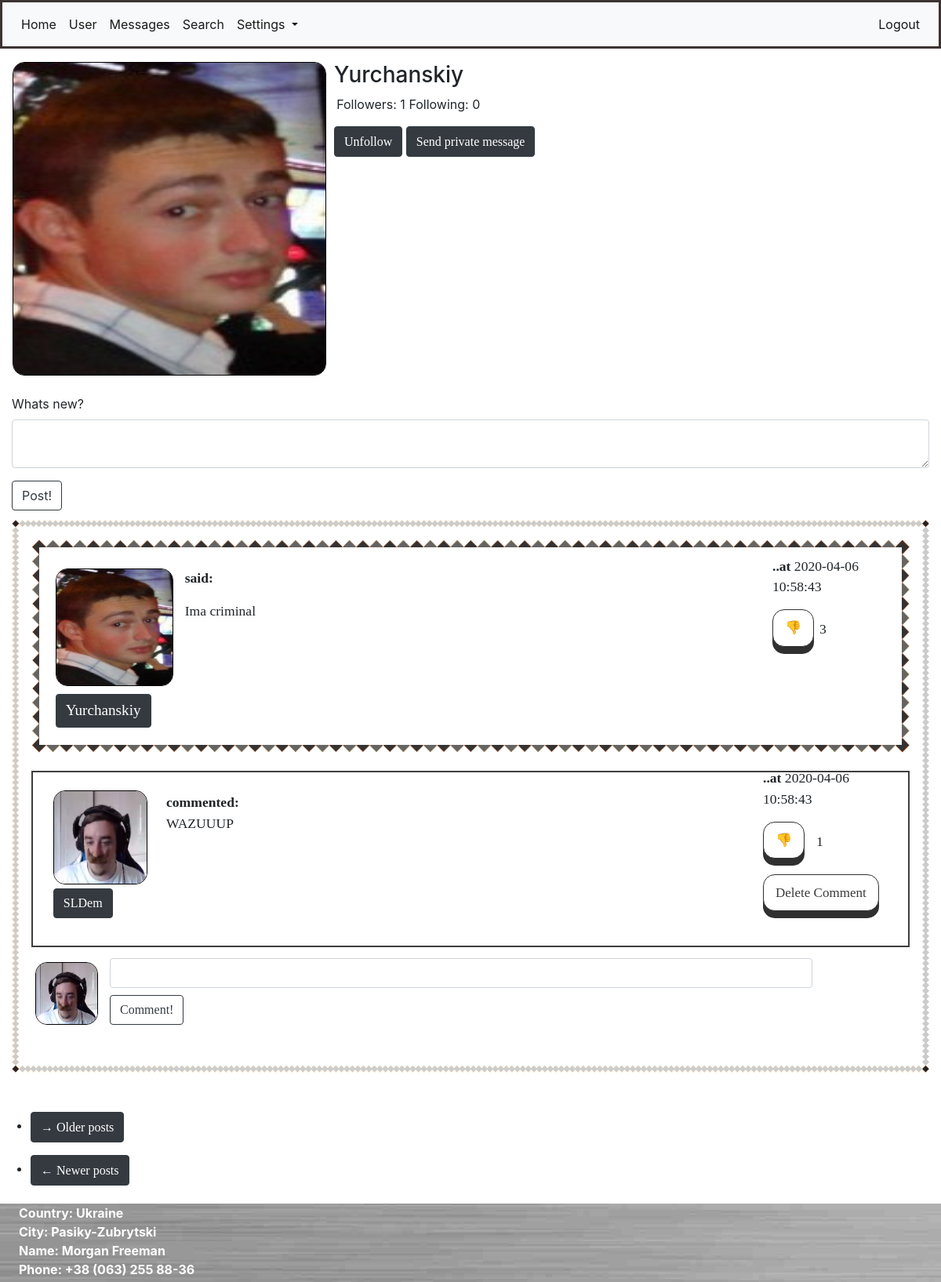
/user/Yurchanskiy (signed in), run on the app's committed database.
### app/models.py (models this page shows, shortened)
class User(UserMixin, db.Model):
    id = db.Column(db.Integer, primary_key=True)
    username = db.Column(db.String(64), index=True, unique=True)
    email = db.Column(db.String(124), index=True, unique=True)
    password_hash = db.Column(db.String(128))
    about_me = db.Column(db.String(1024))
    last_seen = db.Column(db.DateTime, default=datetime.utcnow())
    avatar_set = db.Column(db.Boolean, default=False)
    posts = db.relationship("Post", backref='author', lazy='dynamic')
    comments = db.relationship("Comment", backref='commenter', lazy='dynamic')
    followed = db.relationship(
        'User', secondary=followers,
        primaryjoin=(followers.c.follower_id == id),
        secondaryjoin=(followers.c.followed_id == id),
        backref=db.backref('followers', lazy='dynamic'), lazy='dynamic')
    liked = db.relationship(
        'PostLike',
        foreign_keys='PostLike.user_id',
        backref='user', lazy='dynamic')
    comment_liked = db.relationship(
        'CommentLike',
        foreign_keys='CommentLike.user_id',
        backref='user', lazy='dynamic')
    messages_sent = db.relationship(
        'Message',
        foreign_keys='Message.sender_id',
        backref='author', lazy='dynamic')
    messages_received = db.relationship(
        'Message',
        foreign_keys='Message.recipient_id',
        backref='recipient', lazy='dynamic')
    def is_following(self, user):
        return self.followed.filter(
            followers.c.followed_id == user.id).count() > 0
    def liked_post(self, post):
        return PostLike.query.filter(PostLike.user_id == self.id,
                                     PostLike.post_id == post.id).count() > 0
    def liked_comment(self, comment):
        return CommentLike.query.filter(CommentLike.user_id == self.id,
                                        CommentLike.comment_id == comment.id).count() > 0

class Post(db.Model):
    id = db.Column(db.Integer, primary_key=True)
    body = db.Column(db.String(140))
    timestamp = db.Column(db.DateTime, index=True, default=datetime.utcnow())
    user_id = db.Column(db.Integer, db.ForeignKey('user.id'))
    likes = db.relationship('PostLike', backref='post', lazy='dynamic')
    comments = db.relationship('Comment', backref='comment', lazy='dynamic')

class Comment(db.Model):
    id = db.Column(db.Integer, primary_key=True)
    body = db.Column(db.String(1028))
    timestamp = db.Column(db.DateTime(), default=datetime.utcnow(), index=True)
    post_id = db.Column(db.Integer, db.ForeignKey('post.id'))
    user_id = db.Column(db.Integer, db.ForeignKey('user.id'))
    comment_likes = db.relationship('CommentLike', backref='comment', lazy='dynamic')

### app/routes.py (the view)
@login_required
@app.route('/user/<username>', methods=['POST', 'GET'])
def user(username):
    if current_user.is_authenticated:
        form = PostForm()
        if form.validate_on_submit():
            post = Post(body=form.post.data, author=current_user)
            db.session.add(post)
            db.session.commit()
            flash('Your post has been posted!')
            return redirect(url_for('user', username=current_user.username))
        user = User.query.filter_by(username=username).first_or_404()
        page = request.args.get('page', 1, type=int)
        comments = Comment.query.all()
        posts = user.posts.order_by(Post.timestamp.desc()).paginate(
            page, 8, False)
        next_url = url_for('user', username=user.username, page=posts.next_num) if posts.has_next else None
        prev_url = url_for('user', username=user.username, page=posts.prev_num) if posts.has_prev else None
        return render_template('user.html', title=user.username, user=user, username=current_user.username,
                               posts=posts.items, comments=comments, next_url=next_url, prev_url=prev_url, form=form)
    return redirect(url_for('login'))

### app/forms.py
class PostForm(FlaskForm):
    post = TextAreaField("Whats new?", validators=[DataRequired(), Length(min=1, max=1028)])
    submit = SubmitField('Post!')

### app/models.py (called while the page is built)
@login.user_loader
def load_user(id):
    return User.query.get(int(id))

### app/templates/user.html (shortened to what this page needs)
{% extends "base.html" %}
{% import "bootstrap/wtf.html" as wtf %}
{% block app_content %}
<table style="margin-top: 1%; ">
    <tr valign="top" style="width: 100%;">
        <td>
            {% if user.avatar_set %}
            <img class="avatar" height="400px" width="400px" src="/static/{{user.username}}.jpg">
            {% else %}
            <img class="roboavatar" src="{{ avatars.robohash(user.username, size='400') }}"/>
            {% endif %}
        </td>
        <td>
            <div style="margin-left: 0.5rem; width: 220%;">
                <h3>{{ user.username }}</h3>
                <p style="margin-left: 0.2rem;">Followers: {{ user.followers.count() }} Following: {{
                    user.followed.count() }}</p>
                {% if user == current_user %}
                <p>This is your profile page!</p>
                {% elif not current_user.is_following(user) %}
                <a href="{{ url_for('follow', username=user.username) }}">
                    <button class="btn btn-dark">
                        <div class="link_button">Follow</div>
                    </button>
                </a>
                {% else %}
                <a href="{{ url_for('unfollow', username=user.username) }}">
                    <button class="btn btn-dark">
                        <div class="link_button">Unfollow</div>
                    </button>
                </a>
                {% endif %}
                {% if user != current_user %}
                <a href="{{ url_for('private_messages', recipient=user.username) }}">
                    <button class="btn btn-dark">
                        <div class="link_button">
                            {{ 'Send private message' }}
                        </div>
                    </button>
                </a>
            </div>
            {% endif %}
        </td>
    </tr>
</table>
<div style="margin-top: 2%; margin-bottom: 1%;">
    {% if form %}
    {{ wtf.quick_form(form, button_map={'submit':'btn btn-outline-dark'}) }}
    {% endif %}
</div>
{% for post in posts %}
{% include "_post.html" %}
{% endfor %}
<div style="margin-bottom: 2%; margin-top: 1%; margin-left: -1rem;">
    <nav aria-label="...">
        <ul>
            <li class="next{% if not next_url %} disabled{% endif %}">
                <a href="{{ next_url or '#' }}">
                    <button class="btn btn-dark">
                        <div class="link_button"><span aria-hidden="true">&rarr;</span> Older posts</div>
                    </button>
                </a>
            </li>
        </ul>
        <ul class="pager">
            <li class="previous{% if not prev_url %} disabled{% endif %}">
                <a href="{{ prev_url or '#' }}">
                    <button class="btn btn-dark">
                        <div class="link_button"><span aria-hidden="true">&larr;</span> Newer posts</div>
                    </button>
                </a>
            </li>
        </ul>
    </nav>
</div>
{% endblock %}

### app/templates/_post.html (shortened to what this page needs)
<div class="post_with_background" style="margin-bottom: 50px;">
    <div class="post">
        <div id="container_post">
            <div id="left_post">
                <div style="position: absolute; margin-left: -5px;">
                    <a href="{{ url_for('user', username=post.author.username) }}">
                        {% if post.author.avatar_set %}
                        <img class="avatar" height="150px" width="150px"
                             src="{{ url_for('static', filename=post.author.username + '.jpg') }}">
                        {% else %}
                        <img class="roboavatar" src="{{ avatars.robohash(post.author.username, size='150') }}"/>
                        {% endif %}
                    </a>
                </div>
                <div style="position: relative; margin-top: 160px; margin-left: -5px;">
                    <a href="{{ url_for('user', username=post.author.username) }}"><button class="btn btn-dark">
                        <div class="username_in_post">{{ post.author.username }}</div>
                    </button></a>
                </div>
            </div>
            <div id="center_post">
                <p><b>said: </b></p>
                <p id="post{{ post.id }}">{{ post.body }}</p>
            </div>
            <div id="right_post">
                <p><b>..at</b> {{post.timestamp.replace(microsecond=0)}}</p>
                {% if current_user.liked_post(post) %}
                <div id="like_container">
                    <div id="like_button"><a href="{{ url_for('like_action', post_id=post.id, action='dislike') }}">
                        <div class="button">&#128078</div></a>
                    </div>
                    <div id="like_count"><p>{{ post.likes.count() }}</p></div>
                </div>
                {% endif %}
            </div>
        </div>
    </div>
    {% for comment in comments %}
        {% if comment in post.comments %}
            {% include "_comment.html" %}
        {% endif %}
    {% endfor %}
    <div id="container_post_comment">
        <div id="left_post_comment">
            {% if current_user.avatar_set %}
            <img class="avatar" height="80px" width="80px"
                 src="{{ url_for('static', filename=current_user.username + '.jpg') }}">
            {% else %}
            <img class="roboavatar" src="{{ avatars.robohash(current_user.username, size='80') }}"/>
            {% endif %}
        </div>
        <div class="comment_with_background">
            <div id="right_post_comment">
                <form action="{{ url_for('comment', post_id=post.id) }}" method="post"
                      style="margin-bottom: 4%;">
                    <input style="width: 100%; margin-bottom: 1%;" class="form-control" type=text name=comment>
                    <input type=submit class="btn btn-outline-dark" value=Comment!>
                </form>
            </div>
        </div>
    </div>
</div>

### app/templates/_comment.html
<div class="comment_with_border">
    <div id="container-comment">
        <div id="left_comment">
            <a href="{{ url_for('user', username=comment.commenter.username) }}">
                {% if comment.commenter.avatar_set %}
                    <img class="avatar" height="120px" width="120px" src="{{ url_for('static', filename=comment.commenter.username + '.jpg') }}">
                {% else %}
                    <img class="roboavatar" src="{{ avatars.robohash(comment.commenter.username, size='120') }}" />
                {% endif %}
            </a>
            <div style="position: relative; margin-top: 5px;">
                <a href="{{ url_for('user', username=comment.commenter.username) }}">
                    <button class="btn btn-dark"><div class="link_button">{{ comment.commenter.username }}</div></button>
                </a>
            </div>
        </div>
        <div id="center_comment">
            </a><b>commented: </b>
            <p>{{ comment.body }}</p>
        </div>
        <div id="right_comment">
            <p><b>..at</b> {{comment.timestamp.replace(microsecond=0)}}</p>
            {% if current_user.liked_comment(comment) %}
                <div id="like_container">
                    <div id="like_button"><a href="{{ url_for('comment_like_action', comment_id=comment.id, action='dislike') }}"><div class="button">&#128078</div></a></div>
                    <div id="like_count"><p>{{ comment.comment_likes.count() }}</p></div>
                </div>
            {% else %}
                <div id="dislike_container">
                    <div id="dislike_button"><a href="{{ url_for('comment_like_action', comment_id=comment.id, action='like') }}"><div class="button">&#128077</div></a></div>
                    <div id="dislike_count"><p>{{ comment.comment_likes.count() }}</p></div>
                </div>
            {% endif %}
            <div class="delete_button">
                {% if current_user.username == post.author.username or current_user.username == comment.commenter.username %}
                <a href="{{url_for('are_you_sure_comment', comment_id=comment.id)}}"><div class="button">Delete Comment</div></a>
                {% endif %}
            </div>
        </div>
    </div>
</div>

### app/static/main.css (style rules this page uses)
#container_post { width:100%; height: 190px; margin-bottom: 2%; }
#left_post { float: left; width: 160px; margin-left: 1%; margin-top: 0.1%; }
#center_post { margin: 0 auto; width: 80%; margin-top: 1%; margin-left: 155px; }
#right_post { float: right; width: 150px; margin-top: -100px; }
#left_comment { float: left; width: 130px; height: 130px; margin-left: 1%; margin-top: -0.2%; }
#center_comment { margin: 0 auto; width: 80%; margin-top: 1%; margin-left: 155px; }
#right_comment { float: right; width: 170px; margin-top: -100px; }
#container_post_comment { width:100%; }
#left_post_comment { float: left; width: 20px; margin-left: 5px; margin-top: 5px; }
#right_post_comment { margin: 0 auto; width: 80%; margin-top: 1.27%; margin-left: 100px; margin-right: 50px; }
#like_container { width: 100%; }
#like_button { float: left; width: 40%; margin-bottom: 1.2rem; }
#like_count { float: right; width: 60%; margin-left: -40px; margin-top: 0.73rem; }
.delete_button { margin-top: 2.1rem; }
.avatar { border: 1px solid #000; border-radius: 15px; }
.post_with_background { border: 10px solid transparent; padding: 15px; border-image: url('/static/border1.png') 30 round; font-family: 'Lobster Two', cursive; font-size: 1.1rem; }
.post { border: 10px solid transparent; padding: 15px; border-image: url('/static/border2.png') 15 round; margin-bottom: 2%; }
.comment_with_border { height: 225px; border: 2px solid #3F3E3E; padding: 15px; padding-bottom: 30px; margin-bottom: 5px; }
.username_in_post { text-decoration: none !important; font-family: 'Comic Sans MS', cursive; font-size: 1.2rem; display: inline-block; color: white; }
.link_button { text-decoration: none !important; font-family: 'Comic Sans MS', cursive; font-size: 1rem; display: inline-block; color: white; }
.button { outline: none !important; display: inline-block; padding: 10px 15px; font-size: 17px; cursor: pointer; text-align: center; text-decoration: none; outline: none; color: #3B3B3B !important; background-color: white; border: solid; border-color: #303030; border-width: 1px; border-radius: 15px; box-shadow: 0 9px #303030; }

### data on the page
User: username (picture), username "Yurchanskiy"
Post: username (picture), author.username "Yurchanskiy", body "Ima criminal", timestamp.replace "2020-04-06 10:58:43", likes.count "3"
Comment: username (picture), commenter.username "SLDem", body "WAZUUUP", timestamp.replace "2020-04-06 10:58:43", comment_likes.count "1"

### other printed values
{{ user.followers.count() }} "1"
{{ user.followed.count() }} "0"
{{ 'Send private message' }} "Send private message"
